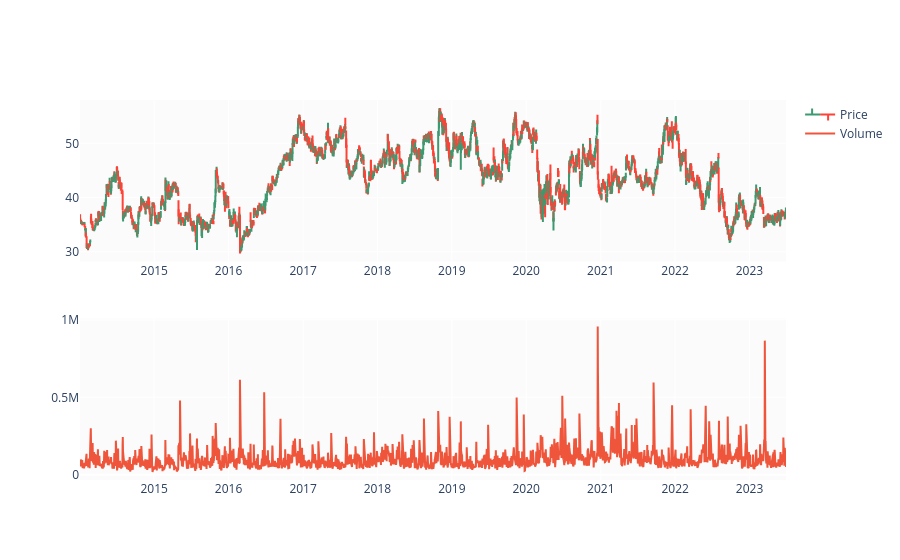

This figure's notebook cell:
### Code cell
fig = make_subplots(rows=2, cols=1)

fig.add_trace(go.Ohlc(x=df.Date,
                      open=df.Open,
                      high=df.High,
                      low=df.Low,
                      close=df.Close,
                      name='Price'), row=1, col=1)

fig.add_trace(go.Scatter(x=df.Date, y=df.Volume, name='Volume'), row=2, col=1)

fig.update(layout_xaxis_rangeslider_visible=False)
fig.show()

### Figure 1 — Plotly figure (JSON) as saved in the notebook; plotly's stock layout.template omitted (floating-point values rounded to 4 significant figures; data arrays with more than 128 entries replaced by an {"elided": "..."} marker saying what was removed)
{"data": [{"close": {"elided": "2389 float values"}, "high": {"elided": "2389 float values"}, "low": {"elided": "2389 float values"}, "name": "Price", "open": {"elided": "2389 float values"}, "type": "ohlc", "x": {"elided": "2389 str values"}, "xaxis": "x", "yaxis": "y"}, {"name": "Volume", "type": "scatter", "x": {"elided": "2389 str values"}, "xaxis": "x2", "y": {"elided": "2389 int values"}, "yaxis": "y2"}], "layout": {"xaxis": {"anchor": "y", "domain": [0, 1], "rangeslider": {"visible": false}}, "xaxis2": {"anchor": "y2", "domain": [0, 1]}, "yaxis": {"anchor": "x", "domain": [0.575, 1]}, "yaxis2": {"anchor": "x2", "domain": [0, 0.425]}}}
